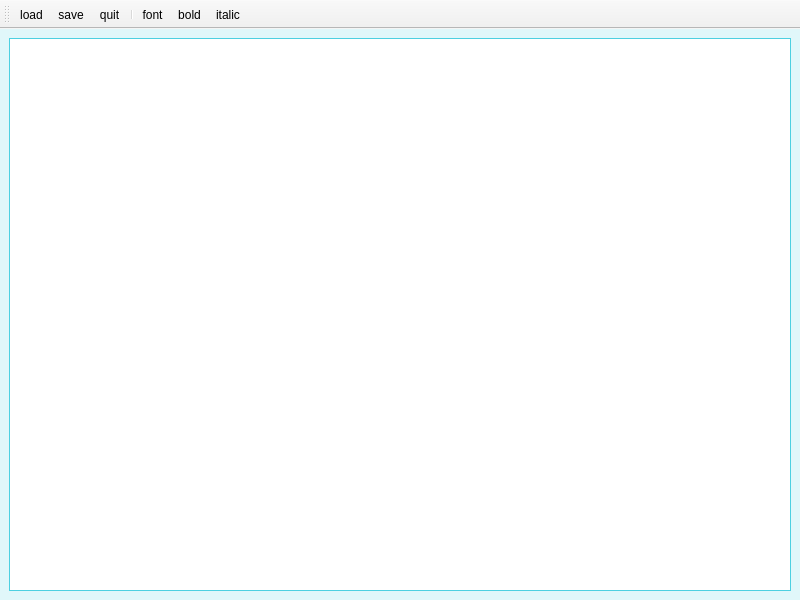
<?xml version="1.0" encoding="UTF-8"?>
<ui version="4.0">
 <class>CCNoterWindow</class>
 <widget class="QMainWindow" name="CCNoterWindow">
  <property name="geometry">
   <rect>
    <x>0</x>
    <y>0</y>
    <width>800</width>
    <height>600</height>
   </rect>
  </property>
  <property name="windowTitle">
   <string>CCNoterWindow</string>
  </property>
  <property name="styleSheet">
   <string notr="true">QMainWindow {
    background-color: #e0f7fa;
}


QTextEdit {
    background-color: #ffffff;
    color: #004d40;
    border: 1px solid #4dd0e1;
    padding: 4px;
    font-size: 14px;
}

QScrollBar:vertical {
    background: #e0f7fa;
    width: 10px;
}

QScrollBar::handle:vertical {
    background: #4dd0e1;
    border-radius: 5px;
}

QScrollBar::add-line:vertical, QScrollBar::sub-line:vertical {
    background: #b2ebf2;
}

QScrollBar:horizontal {
    background: #e0f7fa;
    height: 10px;
}

QScrollBar::handle:horizontal {
    background: #4dd0e1;
    border-radius: 5px;
}

QScrollBar::add-line:horizontal, QScrollBar::sub-line:horizontal {
    background: #b2ebf2;
}
</string>
  </property>
  <widget class="QWidget" name="centralwidget">
   <layout class="QVBoxLayout" name="verticalLayout">
    <item>
     <widget class="QTextEdit" name="textEdit"/>
    </item>
   </layout>
  </widget>
  <widget class="QToolBar" name="toolBar">
   <property name="windowTitle">
    <string>toolBar</string>
   </property>
   <property name="toolButtonStyle">
    <enum>Qt::ToolButtonStyle::ToolButtonTextUnderIcon</enum>
   </property>
   <attribute name="toolBarArea">
    <enum>TopToolBarArea</enum>
   </attribute>
   <attribute name="toolBarBreak">
    <bool>false</bool>
   </attribute>
   <addaction name="actionload"/>
   <addaction name="actionsave"/>
   <addaction name="actionquit"/>
   <addaction name="separator"/>
   <addaction name="actionfont"/>
   <addaction name="actionbold"/>
   <addaction name="actionitalic"/>
  </widget>
  <action name="actionquit">
   <property name="icon">
    <iconset resource="source/icons.qrc">
     <normaloff>:/icons/quit.png</normaloff>:/icons/quit.png</iconset>
   </property>
   <property name="text">
    <string>quit</string>
   </property>
   <property name="menuRole">
    <enum>QAction::MenuRole::NoRole</enum>
   </property>
  </action>
  <action name="actionsave">
   <property name="icon">
    <iconset resource="source/icons.qrc">
     <normaloff>:/icons/save.png</normaloff>:/icons/save.png</iconset>
   </property>
   <property name="text">
    <string>save</string>
   </property>
   <property name="menuRole">
    <enum>QAction::MenuRole::NoRole</enum>
   </property>
  </action>
  <action name="actionload">
   <property name="icon">
    <iconset resource="source/icons.qrc">
     <normaloff>:/icons/open.png</normaloff>:/icons/open.png</iconset>
   </property>
   <property name="text">
    <string>load</string>
   </property>
   <property name="menuRole">
    <enum>QAction::MenuRole::NoRole</enum>
   </property>
  </action>
  <action name="actionfont">
   <property name="icon">
    <iconset resource="source/icons.qrc">
     <normaloff>:/icons/font.png</normaloff>:/icons/font.png</iconset>
   </property>
   <property name="text">
    <string>font</string>
   </property>
   <property name="menuRole">
    <enum>QAction::MenuRole::NoRole</enum>
   </property>
  </action>
  <action name="actionbold">
   <property name="checkable">
    <bool>true</bool>
   </property>
   <property name="icon">
    <iconset resource="source/icons.qrc">
     <normaloff>:/icons/bold.png</normaloff>:/icons/bold.png</iconset>
   </property>
   <property name="text">
    <string>bold</string>
   </property>
   <property name="menuRole">
    <enum>QAction::MenuRole::NoRole</enum>
   </property>
  </action>
  <action name="actionitalic">
   <property name="checkable">
    <bool>true</bool>
   </property>
   <property name="icon">
    <iconset resource="source/icons.qrc">
     <normaloff>:/icons/italic.png</normaloff>:/icons/italic.png</iconset>
   </property>
   <property name="text">
    <string>italic</string>
   </property>
   <property name="menuRole">
    <enum>QAction::MenuRole::NoRole</enum>
   </property>
  </action>
 </widget>
 <resources>
  <include location="source/icons.qrc"/>
 </resources>
 <connections/>
</ui>
